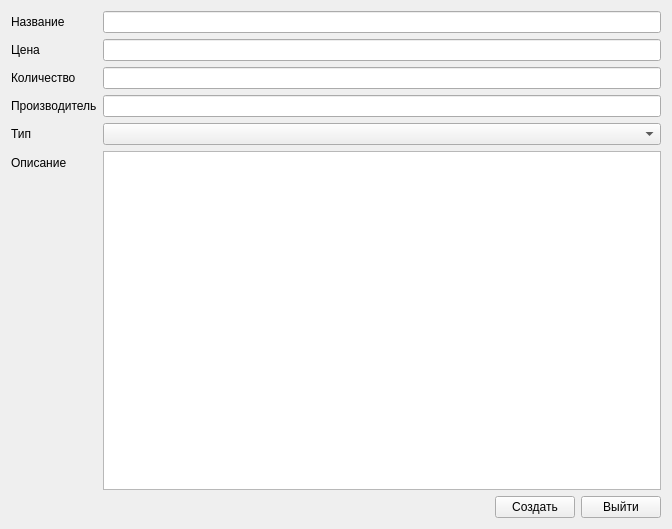
<?xml version="1.0" encoding="UTF-8"?>
<ui version="4.0">
 <class>NewItemDialog</class>
 <widget class="QWidget" name="NewItemDialog">
  <property name="geometry">
   <rect>
    <x>0</x>
    <y>0</y>
    <width>672</width>
    <height>529</height>
   </rect>
  </property>
  <property name="windowTitle">
   <string>Form</string>
  </property>
  <layout class="QVBoxLayout" name="verticalLayout">
   <item>
    <layout class="QFormLayout" name="formLayout">
     <item row="0" column="0">
      <widget class="QLabel" name="label">
       <property name="text">
        <string>Название</string>
       </property>
      </widget>
     </item>
     <item row="0" column="1">
      <widget class="QLineEdit" name="lineEdit"/>
     </item>
     <item row="1" column="0">
      <widget class="QLabel" name="label_2">
       <property name="text">
        <string>Цена</string>
       </property>
      </widget>
     </item>
     <item row="1" column="1">
      <widget class="QLineEdit" name="lineEdit_2"/>
     </item>
     <item row="2" column="0">
      <widget class="QLabel" name="label_3">
       <property name="text">
        <string>Количество</string>
       </property>
      </widget>
     </item>
     <item row="2" column="1">
      <widget class="QLineEdit" name="lineEdit_3"/>
     </item>
     <item row="3" column="0">
      <widget class="QLabel" name="label_4">
       <property name="text">
        <string>Производитель</string>
       </property>
      </widget>
     </item>
     <item row="3" column="1">
      <widget class="QLineEdit" name="lineEdit_4"/>
     </item>
     <item row="4" column="0">
      <widget class="QLabel" name="label_6">
       <property name="text">
        <string>Тип</string>
       </property>
      </widget>
     </item>
     <item row="4" column="1">
      <widget class="QComboBox" name="comboBox"/>
     </item>
     <item row="5" column="0">
      <widget class="QLabel" name="label_5">
       <property name="text">
        <string>Описание</string>
       </property>
      </widget>
     </item>
     <item row="5" column="1">
      <widget class="QTextEdit" name="textEdit"/>
     </item>
    </layout>
   </item>
   <item>
    <layout class="QHBoxLayout" name="horizontalLayout">
     <item>
      <spacer name="horizontalSpacer">
       <property name="orientation">
        <enum>Qt::Horizontal</enum>
       </property>
       <property name="sizeHint" stdset="0">
        <size>
         <width>40</width>
         <height>20</height>
        </size>
       </property>
      </spacer>
     </item>
     <item>
      <widget class="QPushButton" name="pushButton">
       <property name="text">
        <string>Создать</string>
       </property>
      </widget>
     </item>
     <item>
      <widget class="QPushButton" name="pushButton_2">
       <property name="text">
        <string>Выйти</string>
       </property>
      </widget>
     </item>
    </layout>
   </item>
  </layout>
 </widget>
 <resources/>
 <connections/>
</ui>
